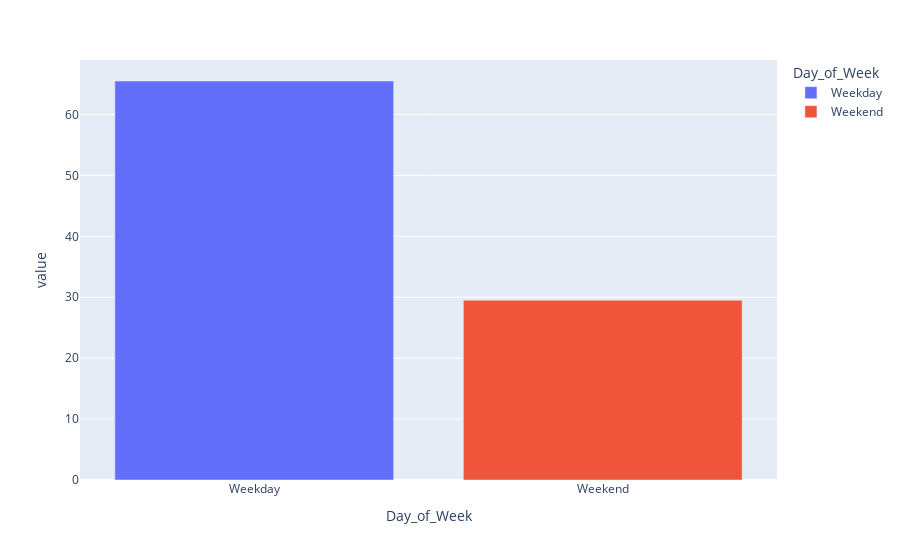

Notebook code for this chart:
### Code cell
contagem_day_of_week = df_taxi_pricing.value_counts('Day_of_Week')

px.bar(contagem_day_of_week/len(df_taxi_pricing) * 100, color=contagem_day_of_week.index)

### Figure 1 — Plotly figure (JSON) as saved in the notebook; plotly's stock layout.template omitted (floating-point values rounded to 4 significant figures)
{"data": [{"hovertemplate": "Day_of_Week=%{x}<br>value=%{y}<extra></extra>", "legendgroup": "Weekday", "marker": {"color": "#636efa", "pattern": {"shape": ""}}, "name": "Weekday", "orientation": "v", "showlegend": true, "textposition": "auto", "type": "bar", "x": ["Weekday"], "xaxis": "x", "y": [65.5], "yaxis": "y"}, {"hovertemplate": "Day_of_Week=%{x}<br>value=%{y}<extra></extra>", "legendgroup": "Weekend", "marker": {"color": "#EF553B", "pattern": {"shape": ""}}, "name": "Weekend", "orientation": "v", "showlegend": true, "textposition": "auto", "type": "bar", "x": ["Weekend"], "xaxis": "x", "y": [29.5], "yaxis": "y"}], "layout": {"barmode": "relative", "legend": {"title": {"text": "Day_of_Week"}, "tracegroupgap": 0}, "margin": {"t": 60}, "xaxis": {"anchor": "y", "categoryarray": ["Weekday", "Weekend"], "categoryorder": "array", "domain": [0, 1], "title": {"text": "Day_of_Week"}}, "yaxis": {"anchor": "x", "domain": [0, 1], "title": {"text": "value"}}}}
